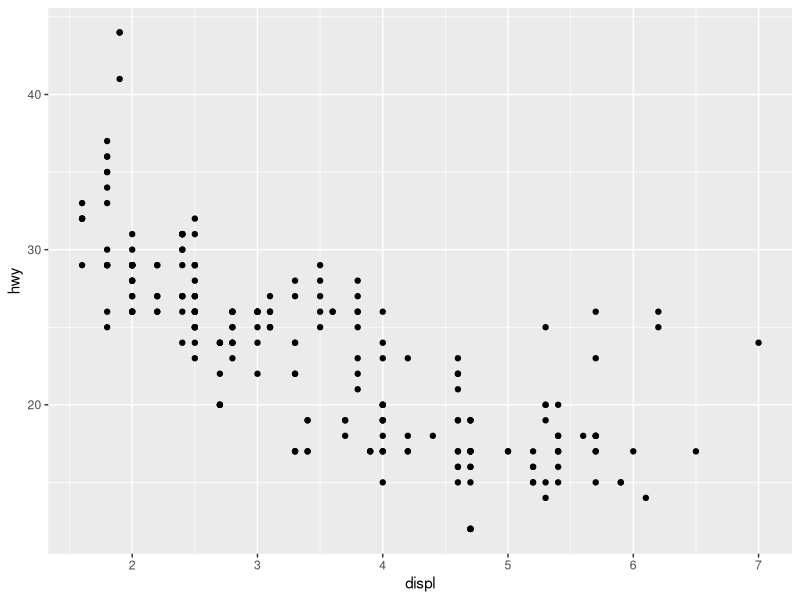
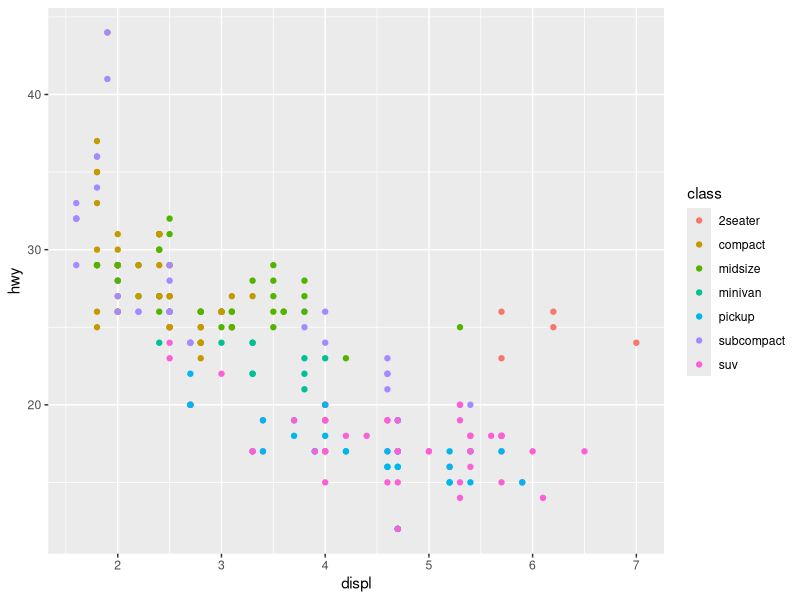
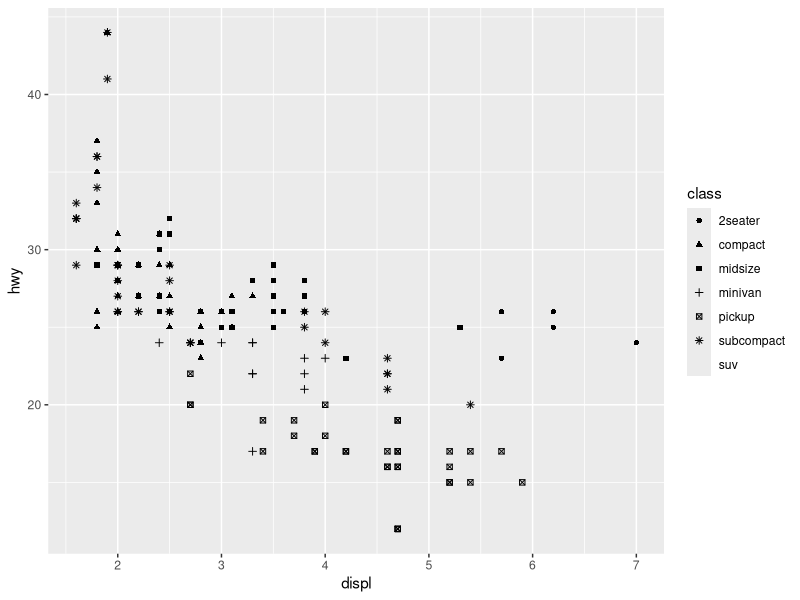
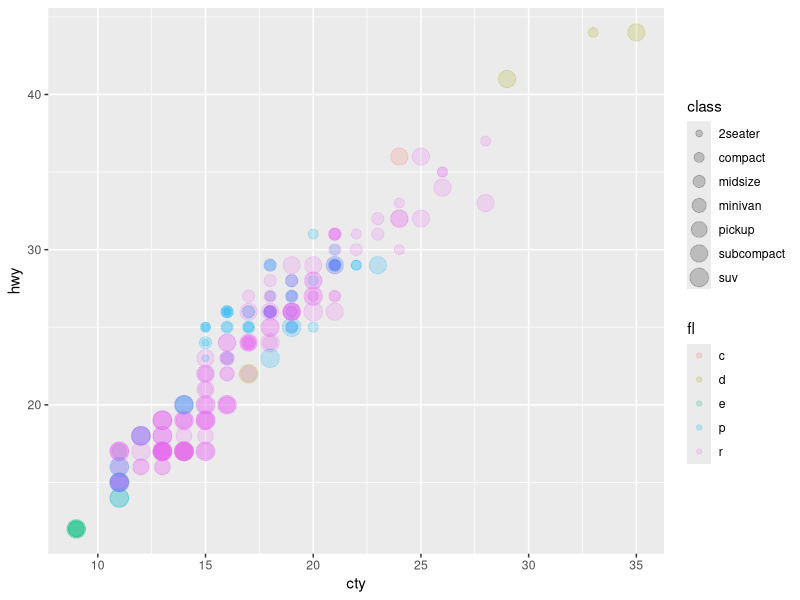
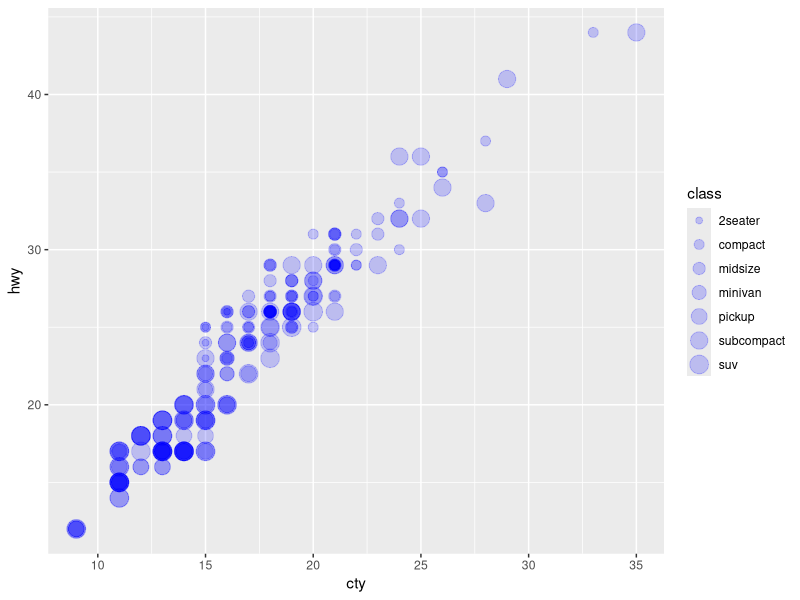
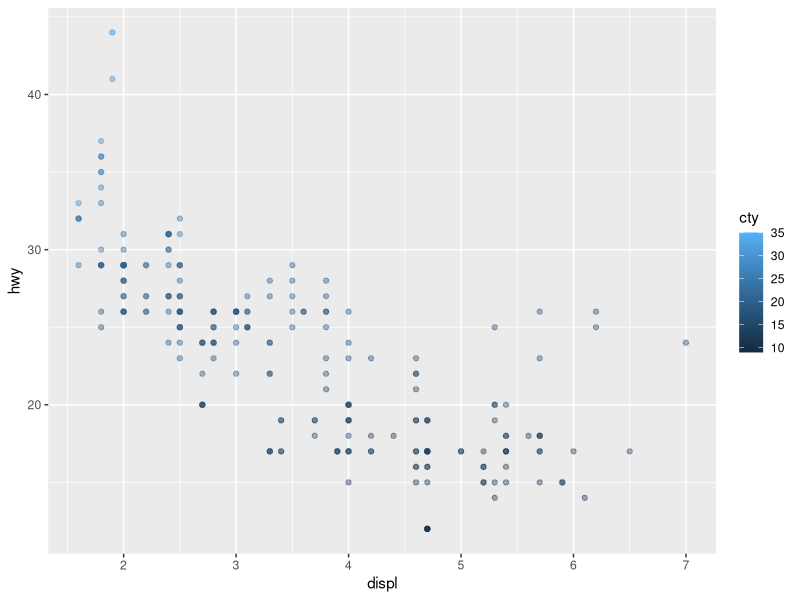
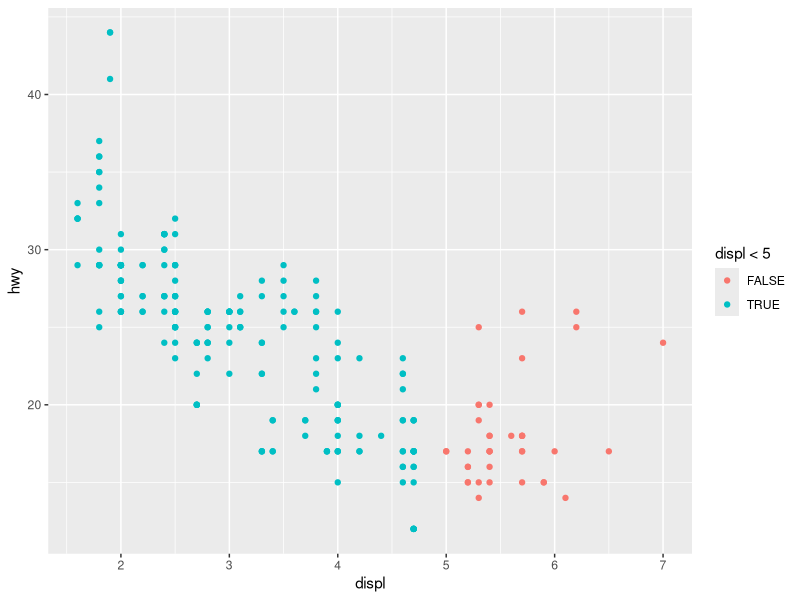
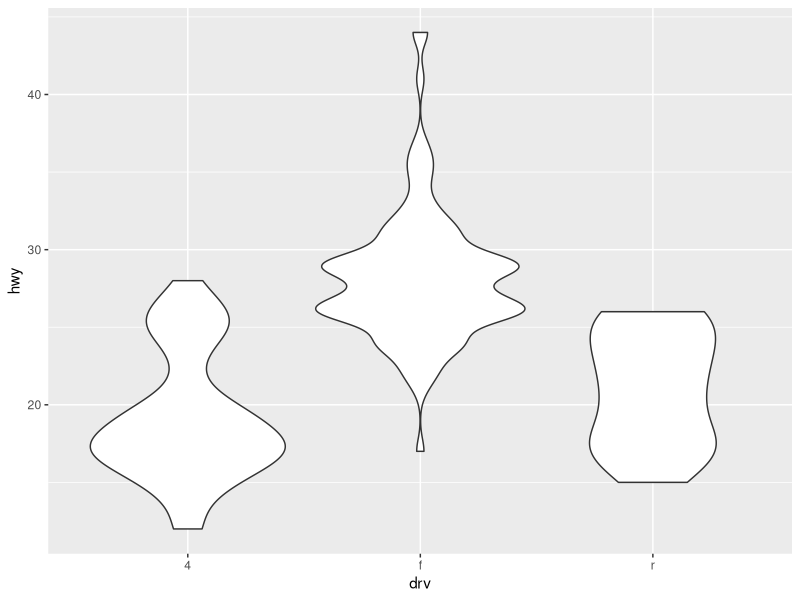

Recreate these plots in R, in order.
## ---- chunk 1
knitr::opts_chunk$set(echo = TRUE)

library(tidyverse)
## ---- chunk 2
ggplot(data = mpg, aes(x = displ, y = hwy)) + 
  geom_point()
## ---- chunk 3
ggplot(data = mpg, aes(x = displ, y = hwy)) + 
  geom_point((aes(color = class)))
## ---- chunk 4
ggplot(data = mpg, aes(x = displ, y = hwy)) + 
  geom_point((aes(shape = class)))
## ---- chunk 5
ggplot(data = mpg, aes(x = cty, y = hwy, size = class, color = fl))+ 
  geom_point(alpha = 0.2)
## ---- chunk 6

ggplot(data = mpg, aes(x = cty, y = hwy, size = class))+ 
  geom_point(alpha = 0.2, color = "blue")
## ---- chunk 7

ggplot(data = mpg, aes(x = displ, y = hwy, color = cty))+ 
  geom_point(alpha = 0.4)
## ---- chunk 8

ggplot(data = mpg, aes(x = displ, y = hwy, color = displ <5))+ 
  geom_point()
## ---- chunk 9

ggplot(mpg, aes(x = drv, y = hwy)) +
  geom_violin()

## ---- chunk 10

ggplot(mpg, aes(x = displ, y = hwy)) +
  geom_point(aes(x=displ, y=hwy)) +
  geom_smooth(aes(x=displ, y=hwy))

## ---- chunk 11

ggplot(mpg, aes(x = displ, y = hwy)) +
  geom_point() +
  geom_smooth() +
  labs(title = "Realtionship b/w engine size & MPG",
       x = "Highway MPG",
       y = "Engine Displacement (liters)") +
  theme_bw() +
  theme(text = element_text(size = 16))

